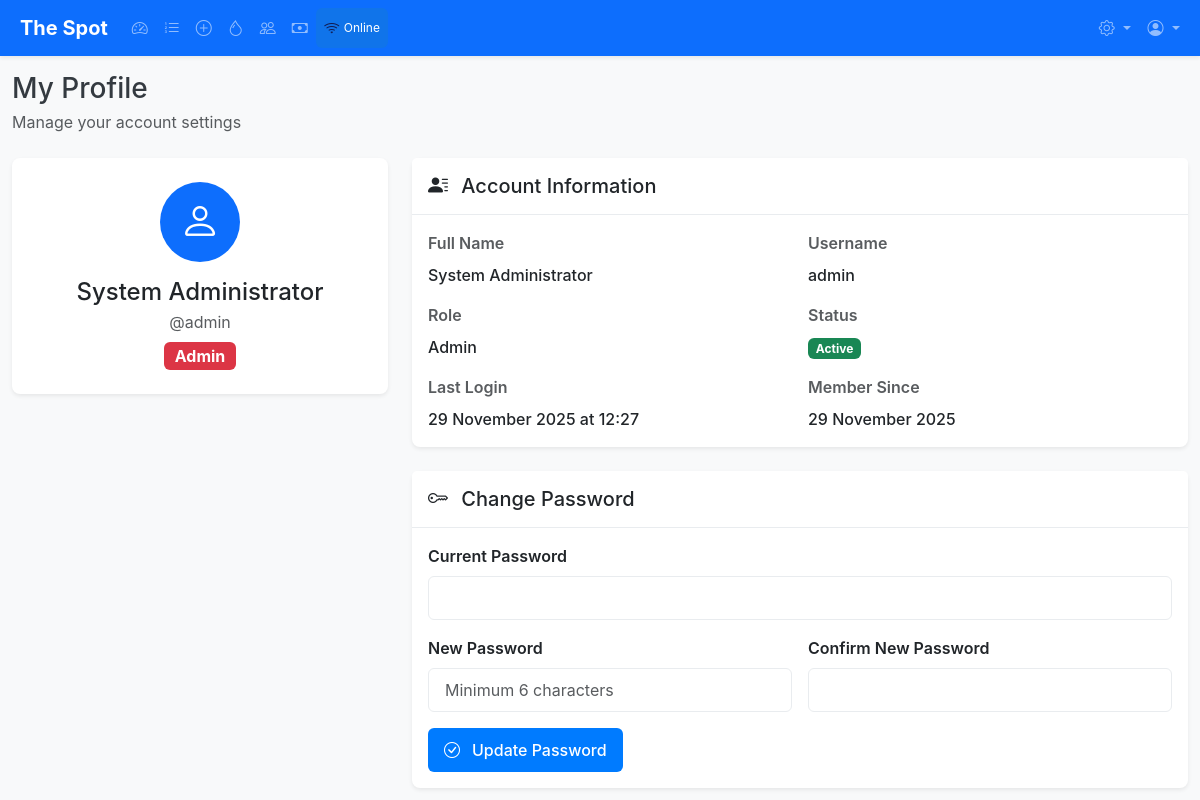
Before: /auth/profile (signed in) with the older database file.
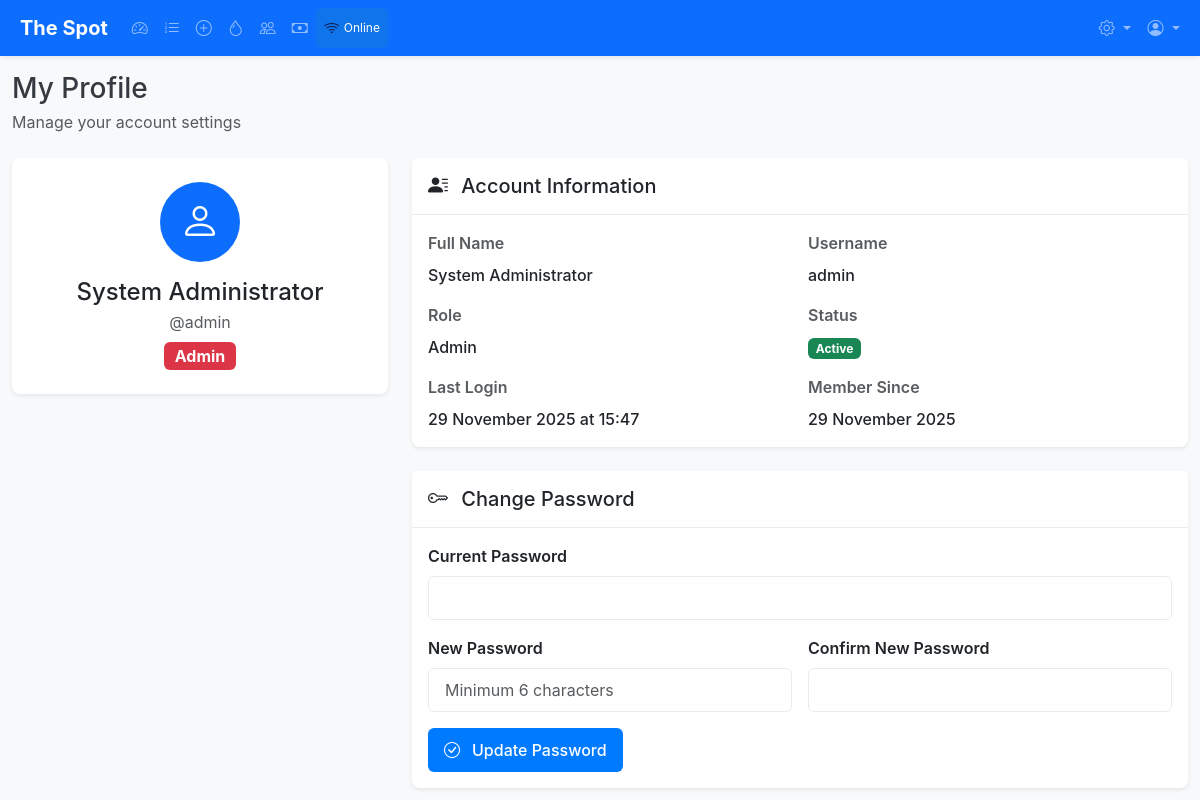
After: the same page with the newer database file.
### backend/app/models/user.py (models this page shows, shortened)
class User(UserMixin, db.Model):
    __tablename__ = 'users'
    id = db.Column(db.Integer, primary_key=True)
    username = db.Column(db.String(50), unique=True, nullable=False, index=True)
    password_hash = db.Column(db.String(255), nullable=False)
    full_name = db.Column(db.String(100), nullable=False)
    email = db.Column(db.String(100), unique=True, nullable=True)
    phone = db.Column(db.String(20), nullable=True)
    role = db.Column(db.Enum('admin', 'manager', 'staff', name='user_role'), nullable=False, default='staff')
    is_active = db.Column(db.Boolean, default=True, nullable=False)
    created_at = db.Column(db.DateTime, default=datetime.utcnow, nullable=False)
    last_login = db.Column(db.DateTime, nullable=True)

### backend/app/routes/auth.py (the view)
@bp.route('/profile', methods=['GET'])
@login_required
def profile():
    if request.is_json:
        return jsonify({
            'success': True,
            'data': {
                'user': current_user.to_dict()
            },
            'timestamp': datetime.datetime.utcnow().isoformat()
        })
    else:
        return render_template('auth/profile.html', user=current_user)

### frontend/templates/auth/profile.html (shortened to what the changed rows need)
{% extends "base.html" %}
{% block content %}
<div class="container-fluid py-3">
    <div class="row mb-4">
        <div class="col-12">
            <h1 class="h3 mb-1">My Profile</h1>
        </div>
    </div>
    <div class="row g-4">
        <div class="col-12 col-lg-4">
            <div class="card shadow-sm text-center">
                <div class="card-body py-4">
                    <div class="bg-primary text-white rounded-circle d-inline-flex align-items-center justify-content-center mb-3"
                         style="width: 80px; height: 80px;">
                        <i class="bi bi-person fs-1"></i>
                    </div>
                    <h4 class="card-title mb-1">{{ current_user.full_name }}</h4>
                    <p class="text-muted mb-2">@{{ current_user.username }}</p>
                    <span class="badge bg-{{ 'danger' if current_user.role == 'admin' else 'warning' if current_user.role == 'manager' else 'info' }} fs-6">
                        {{ current_user.role.title() }}
                    </span>
                </div>
            </div>
        </div>
        <div class="col-12 col-lg-8">
            <div class="card shadow-sm mb-4">
                <div class="card-body">
                    <div class="row g-3">
                        <div class="col-md-6">
                            <label class="form-label text-muted">Full Name</label>
                            <div class="fw-medium">{{ current_user.full_name }}</div>
                        </div>
                        <div class="col-md-6">
                            <label class="form-label text-muted">Username</label>
                            <div class="fw-medium">{{ current_user.username }}</div>
                        </div>
                        <div class="col-md-6">
                            <label class="form-label text-muted">Role</label>
                            <div class="fw-medium">{{ current_user.role.title() }}</div>
                        </div>
                        <div class="col-md-6">
                            <label class="form-label text-muted">Last Login</label>
                            <div class="fw-medium">
                                {% if current_user.last_login %}
                                    {{ current_user.last_login.strftime('%d %B %Y at %H:%M') }}
                                {% else %}
                                    N/A
                                {% endif %}
                            </div>
                        </div>
                        <div class="col-md-6">
                            <label class="form-label text-muted">Member Since</label>
                            <div class="fw-medium">{{ current_user.created_at.strftime('%d %B %Y') }}</div>
                        </div>
                    </div>
                </div>
            </div>
        </div>
    </div>
</div>
{% endblock %}

Changed rows visible on the page:
changed User "System Administrator": last_login "29 November 2025 at 12:27" → "29 November 2025 at 15:47"
